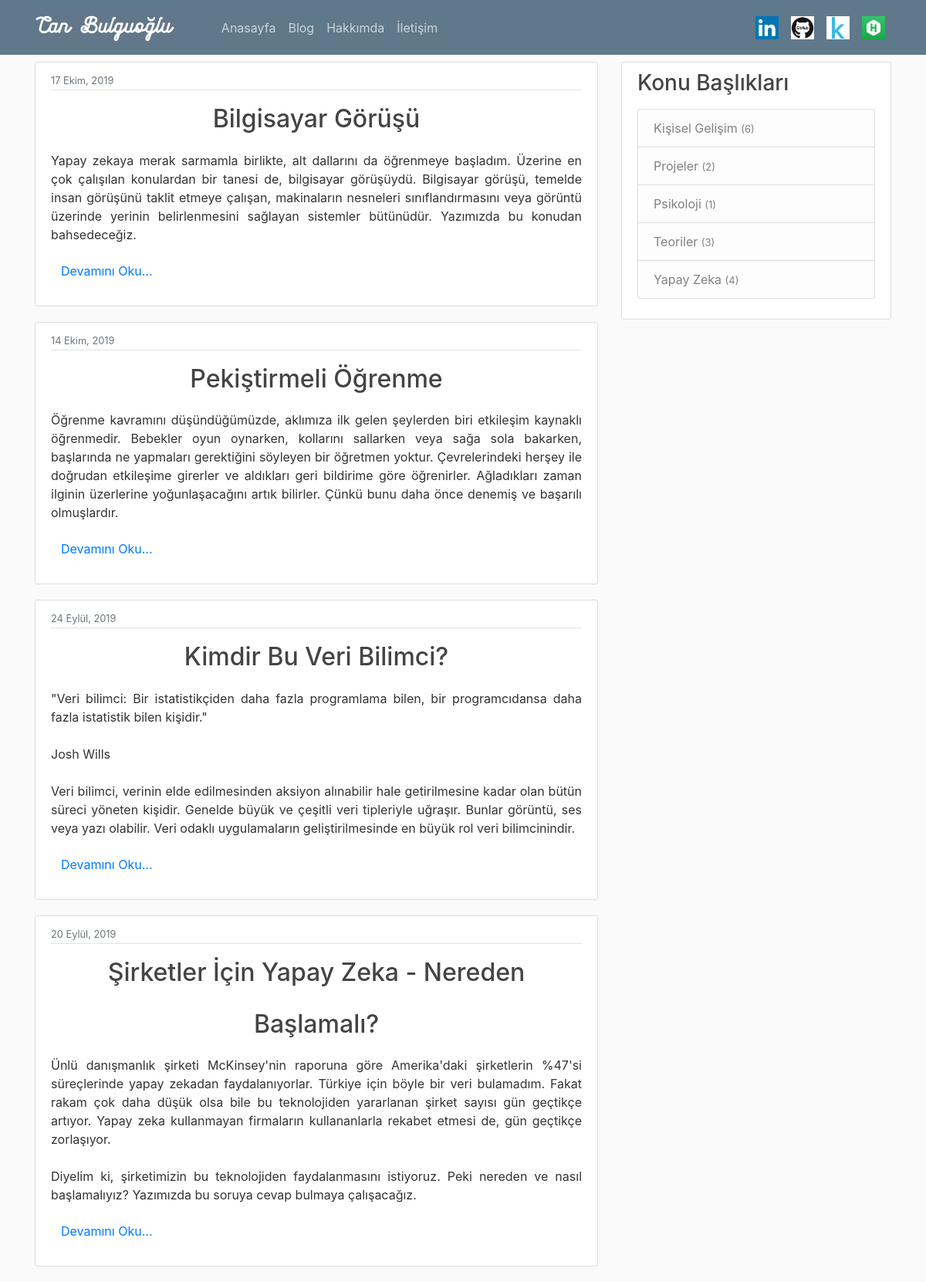
The app's page /Yapay Zeka/ with its own data.
### blog/models.py (models this page shows, shortened)
class Post(models.Model):
    title = models.CharField(max_length= 100)
    first =models.TextField()
    konu = models.TextField()
    content = models.TextField()
    date_posted = models.DateTimeField(default= timezone.now)
    author = models.ForeignKey(User, on_delete=models.CASCADE) #delete posts when user is deleted

### blog/views.py (the view)
# urls.py: path('<str>/', SubjectView.as_view(), name='post-subject'),
class SubjectView(ListView):
    model = Post
    context_object_name = 'posts'
    paginate_by = 5
    ordering = ['-date_posted']
    def get_queryset(self):
        mylist = list(Post.objects.values_list('konu', flat=True).distinct())
        if self.kwargs['str'] in mylist:
            return Post.objects.filter(konu=self.kwargs['str']).order_by('-date_posted')
        else:
            return Post.objects.order_by('-date_posted').all()
    def get_context_data(self, **kwargs):
        context = super(ListView, self).get_context_data(**kwargs)
        context['konular'] = Post.objects.values_list('konu').annotate(Count('konu'))
        return context

### blog/templates/blog/post_list.html (shortened to what this page needs)
{% extends "blog/base.html" %}
{% block content %}
    {% for post in posts%}
    <article class="media content-section" >
      <div class="media-body">
        <div class="article-metadata">
          <small class="text-muted">{{ post.date_posted|date:"d F, Y" }}</small>
        </div>
        <h2 align="middle" ><a class="article-title" href="{% url 'post-detail' post.id %}">{{ post.title }}</a></h2>
        <div align="justify" class = "post_body" >
      <p class="article-content">{{ post.first|urlize }}</p>
      <p>
      <button class="btn btn-link" align="justify" onclick="showmore({{post.id}})" id="butt{{post.id}}">Devamını Oku...</button>
      </p>
        </div>
      </div>
    </article>
    {% endfor %}
{% endblock content%}

### blog/static/blog/main.css (style rules this page uses)
body { background: #fafafa; color: #333333; margin-top: 5rem; }
h1, h2, h3, h4, h5, h6 { color: #444444; }
.content-section { background: #ffffff; padding: 10px 20px; border: 1px solid #dddddd; border-radius: 3px; margin-bottom: 20px; }
.article-title { color: #444444; white-space: pre-line; line-height: 50pt; }
.article-content { white-space: pre-line; }
.article-metadata { padding-bottom: 1px; margin-bottom: 4px; border-bottom: 1px solid #e3e3e3 }

### records on screen
Post: date_posted "17 Ekim, 2019", title "Bilgisayar Görüşü", first "Yapay zekaya merak sarmamla birlikte, alt dallarını da öğrenmeye başladım. Üzerine en çok çalışılan konulardan bir tanesi de, bilgisayar görüşüydü. Bilgisayar görüşü, temelde insan görüşünü taklit etmeye çalışan, makinaların nesneleri sınıflandırmasını veya görüntü üzerinde yerinin belirlenmesini sağlayan sistemler bütünüdür. Yazımızda bu konudan bahsedeceğiz."
Post: date_posted "14 Ekim, 2019", title "Pekiştirmeli Öğrenme", first "Öğrenme kavramını düşündüğümüzde, aklımıza ilk gelen şeylerden biri etkileşim kaynaklı öğrenmedir. Bebekler oyun oynarken, kollarını sallarken veya sağa sola bakarken, başlarında ne yapmaları gerektiğini söyleyen bir öğretmen yoktur. Çevrelerindeki herşey ile doğrudan etkileşime girerler ve aldıkları geri bildirime göre öğrenirler. Ağladıkları zaman ilginin üzerlerine yoğunlaşacağını artık bilirler. Çünkü bunu daha önce denemiş ve başarılı olmuşlardır."
Post: date_posted "24 Eylül, 2019", title "Kimdir Bu Veri Bilimci?", first "\"Veri bilimci: Bir istatistikçiden daha fazla programlama bilen, bir programcıdansa daha fazla istatistik bilen kişidir.\" Josh Wills Veri bilimci, verinin elde edilmesinden aksiyon alınabilir hale getirilmesine kadar olan bütün süreci yöneten kişidir. Genelde büyük ve çeşitli veri tipleriyle uğraşır. Bunlar görüntü, ses veya yazı olabilir. Veri odaklı uygulamaların geliştirilmesinde en büyük rol veri bilimcinindir."
Post: date_posted "20 Eylül, 2019", title "Şirketler İçin Yapay Zeka - Nereden Başlamalı?", first "Ünlü danışmanlık şirketi McKinsey'nin raporuna göre Amerika'daki şirketlerin %47'si süreçlerinde yapay zekadan faydalanıyorlar. Türkiye için böyle bir veri bulamadım. Fakat rakam çok daha düşük olsa bile bu teknolojiden yararlanan şirket sayısı gün geçtikçe artıyor. Yapay zeka kullanmayan firmaların kullananlarla rekabet etmesi de, gün geçtikçe zorlaşıyor. Diyelim ki, şirketimizin bu teknolojiden faydalanmasını istiyoruz. Peki nereden ve nasıl başlamalıyız? Yazımızda bu soruya cevap bulmaya çalışacağız."

### other values on screen
{{ post.0 }} "Kişisel Gelişim" "Projeler" "Psikoloji" "Teoriler" "Yapay Zeka"
{{ post.1 }} "6" "2" "1" "3" "4"
